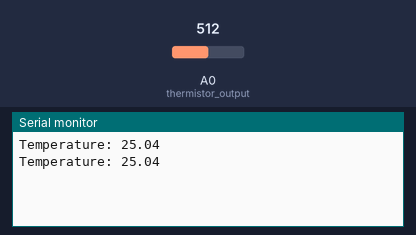
Bench run of a sketch on a simulated Arduino Uno, built with avr-gcc and run on an emulated ATmega328P. Shown: the last lines printed to the serial monitor. Inputs (shaded band) come from the test bench; at power-on: A0 (thermistor_output) = 512.

Above: at 5.8 s.
5.9 s: A0 (thermistor_output) set to 716
At 10.5 s:
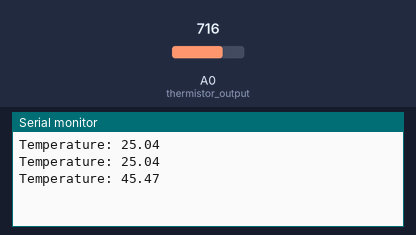
11.9 s: A0 (thermistor_output) set to 900
At 15.5 s:
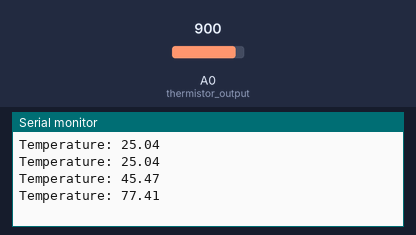
Timing chart, 0 to 17.0 s (numbered marks = the images above; inputs shaded):
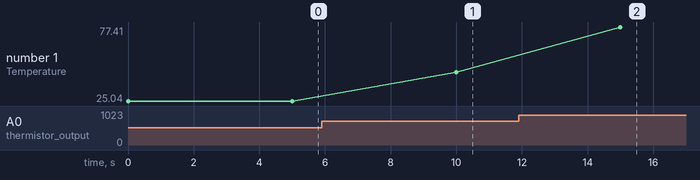

The sketch:

Arduino_code.ino
```cpp
#include <math.h>

const int thermistor_output = A0;

void setup() {
  Serial.begin(115200);  // Define baud rate for serial communication
}

void loop() {
  int thermistor_adc_val;
  double output_voltage, thermistor_resistance, therm_res_ln, temperature;

  thermistor_adc_val = analogRead(thermistor_output);  // Read analog value
  output_voltage = ( (thermistor_adc_val * 5.0) / 1023.0 );

  thermistor_resistance = ( ( 5 * ( 10.0 / output_voltage ) ) - 10 );  // Calculate resistance
  thermistor_resistance = thermistor_resistance * 1000;  // Convert to ohms

  therm_res_ln = log(thermistor_resistance);

  // Steinhart-Hart Thermistor Equation to calculate temperature in Kelvin
  temperature = ( 1 / ( 0.001129148 + ( 0.000234125 * therm_res_ln ) + ( 0.0000000876741 * therm_res_ln * therm_res_ln * therm_res_ln ) ) );
  temperature = temperature - 273.15;  // Convert Kelvin to Celsius

  // Send temperature data to Serial (Python can read this)
  Serial.print("Temperature: ");
  Serial.println(temperature);

  delay(5000);  // Wait for 1 second before reading again
}
```

Measured:
- after the input at 5.9 s, the serial monitor: prints a new line after 4.1 s (image 1)
- after the input at 11.9 s, the serial monitor: prints a new line after 3.1 s (image 2)
- plotted number 1: 25.04 → 45.47 after the input at 5.9 s, 45.47 → 77.41 after the input at 11.9 s
